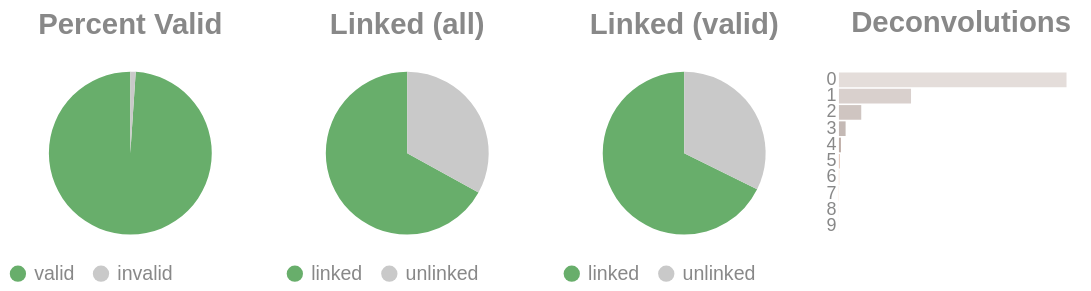

The cell this chart's notebook holds for it:
### Code cell
if SKIPLR:
    pass
else:
    clash = Counter()
    for i in valids['molecule'].to_list():
        _mol = i.split("-")
        if len(_mol) == 1:
            clash.update('0')
        else:
            clash.update(_mol[-1])

    _d = {"deconvolutions": [], 'count': []}
    for k,v in clash.items():
        _d['deconvolutions'].append(k)
        _d['count'].append(v)

    tot_valid = valids['reads'].sum()
    mask = valids['reads'] >= 2
    n_linked_reads = valids.filter(mask)['reads'].sum()
    if n_linked_reads == 0:
        print_html("No linked molecules (>=2 reads) were detected; skipping linked-only distributions.")
        SKIPLR = True
    else:
        perc_valid = round(tot_valid / n_reads, 4)
        linked_perc_abs = round(n_linked_reads / n_reads, 4)
        linked_perc = round(n_linked_reads / tot_valid, 4)

    _valid = pl.DataFrame({"valids": ['valid', 'invalid'], "count": [tot_valid, n_reads - tot_valid]})
    _linked_abs = pl.DataFrame({"linked (absolute)": ['linked', 'unlinked'], "count": [n_linked_reads, n_reads - n_linked_reads]})
    _linked_rel = pl.DataFrame({"linked (valids)": ['linked', 'unlinked'], "count": [n_linked_reads, tot_valid - n_linked_reads]})

    (
        alt.hconcat(
            piechart(_valid, goodval = 'valid', title = "Percent Valid"),
            piechart(_linked_abs, goodval = "linked", title =  "Linked (all)"),
            piechart(_linked_rel, goodval = "linked", title =  "Linked (valid)"),
            convolutionbar(pl.DataFrame(_d), title = "Deconvolutions"),
            center = True,
            bounds = 'flush'
        )
        .resolve_scale(color='independent')
        .resolve_legend('independent')
        .properties(usermeta={'embedOptions': {"actions": False}})
    ).display()

### Figure 1 — Vega-Lite specification as saved in the notebook (floating-point values rounded to 4 significant figures)
{"width": "container", "height": 400, "config": {"title": {"anchor": "start", "dy": -15, "fontSize": 18, "color": "#888888", "subtitleColor": "#888888", "subtitleFontSize": 14}, "arc": {"fill": "#0072B2"}, "axis": {"domainColor": "#888888", "domainWidth": 0.5, "gridWidth": 0.2, "grid": false, "titleFontWeight": 400, "titleFontSize": 15, "labelFontSize": 11, "labelColor": "#888888", "tickColor": "#888888", "tickWidth": 0.2, "titleColor": "#888888"}, "axisBand": {"grid": false}, "axisX": {"grid": true, "tickSize": 10, "domainCap": "round"}, "axisY": {"domain": false, "grid": true, "tickSize": 0, "domainCap": "round"}, "background": "transparent", "header": {"labelFontSize": 15, "labelColor": "#888888", "titleFontSize": 15, "titleFontWeight": 600, "titleColor": "#888888"}, "legend": {"labelFont": "sans-serif", "labelFontSize": 12, "labelColor": "#888888", "symbolSize": 100, "symbolType": "circle", "titleFontSize": 12, "titlePadding": 10, "titleColor": "#888888", "title": null}, "range": {"category": ["#E69F00", "#56B4E9", "#009E73", "#F0E442", "#0072B2", "#D55E00", "#CC79A7", "#000000"], "diverging": ["#cfe8f3", "#a2d4ec", "#73bfe2", "#46abdb", "#1696d2", "#12719e"]}, "area": {"fill": "#0072B2", "fillOpacity": 0.7, "line": true, "strokeOpacity": 0.7}, "line": {"color": "#0072B2", "stroke": "#0072B2", "strokeWidth": 2}, "trail": {"color": "#0072B2", "stroke": "#0072B2", "strokeWidth": 0, "size": 1}, "point": {"filled": true, "fillOpacity": 1.0, "size": 95}, "text": {"color": "#888888", "fontSize": 11, "align": "right", "fontWeight": 400, "size": 11}, "bar": {"fill": "#0072B2", "stroke": null}, "view": {"stroke": null, "continuousWidth": 660, "continuousHeight": 400}}, "hconcat": [{"data": {"name": "data-da2f4853abe10bfab743302ae577e471"}, "mark": {"type": "arc"}, "encoding": {"color": {"field": "valids", "legend": {"orient": "bottom", "title": null}, "scale": {"domain": ["valid", "invalid"], "range": ["#68ae6b", "#C9C9C9"]}, "title": "Valids", "type": "nominal"}, "theta": {"field": "count", "type": "quantitative"}, "tooltip": [{"field": "valids", "title": "Valids", "type": "ordinal"}, {"field": "percent", "format": ".2%", "title": "Percent", "type": "quantitative"}, {"field": "count", "title": "Count", "type": "quantitative"}]}, "height": 100, "title": {"text": "Percent Valid", "align": "center", "anchor": "middle"}, "transform": [{"calculate": "datum.count / 3202582", "as": "percent"}], "width": 150}, {"data": {"name": "data-37b6deeeb33a2f96cf6609d47ff6d0c2"}, "mark": {"type": "arc"}, "encoding": {"color": {"field": "linked (absolute)", "legend": {"orient": "bottom", "title": null}, "scale": {"domain": ["linked", "unlinked"], "range": ["#68ae6b", "#C9C9C9"]}, "title": "Linked (Absolute)", "type": "nominal"}, "theta": {"field": "count", "type": "quantitative"}, "tooltip": [{"field": "linked (absolute)", "title": "Linked (Absolute)", "type": "ordinal"}, {"field": "percent", "format": ".2%", "title": "Percent", "type": "quantitative"}, {"field": "count", "title": "Count", "type": "quantitative"}]}, "height": 100, "title": {"text": "Linked (all)", "align": "center", "anchor": "middle"}, "transform": [{"calculate": "datum.count / 3202582", "as": "percent"}], "width": 150}, {"data": {"name": "data-eba0525559ac027b8961fd1010e17c80"}, "mark": {"type": "arc"}, "encoding": {"color": {"field": "linked (valids)", "legend": {"orient": "bottom", "title": null}, "scale": {"domain": ["linked", "unlinked"], "range": ["#68ae6b", "#C9C9C9"]}, "title": "Linked (Valids)", "type": "nominal"}, "theta": {"field": "count", "type": "quantitative"}, "tooltip": [{"field": "linked (valids)", "title": "Linked (Valids)", "type": "ordinal"}, {"field": "percent", "format": ".2%", "title": "Percent", "type": "quantitative"}, {"field": "count", "title": "Count", "type": "quantitative"}]}, "height": 100, "title": {"text": "Linked (valid)", "align": "center", "anchor": "middle"}, "transform": [{"calculate": "datum.count / 3168730", "as": "percent"}], "width": 150}, {"data": {"name": "data-bbbdfd624889c4c98bfc960abeaf0bd9"}, "mark": {"type": "bar"}, "encoding": {"color": {"field": "deconvolutions", "legend": null, "scale": {"scheme": "lightgreyred"}, "type": "nominal"}, "tooltip": [{"field": "deconvolutions", "title": "Deconvolutions", "type": "ordinal"}, {"field": "percent", "format": ".2%", "title": "Percent", "type": "quantitative"}, {"field": "count", "title": "Count", "type": "quantitative"}], "x": {"axis": null, "field": "count", "type": "quantitative"}, "y": {"field": "deconvolutions", "sort": "ascending", "title": null, "type": "nominal"}}, "height": 100, "title": {"text": "Deconvolutions", "align": "center", "anchor": "middle"}, "transform": [{"calculate": "datum.count / 1627883", "as": "percent"}], "width": 150}], "bounds": "flush", "center": true, "resolve": {"legend": {"angle": "independent"}, "scale": {"color": "independent"}}, "usermeta": {"embedOptions": {"actions": false}}, "$schema": "https://vega.github.io/schema/vega-lite/v6.4.1.json", "datasets": {"data-da2f4853abe10bfab743302ae577e471": [{"valids": "valid", "count": 3168730}, {"valids": "invalid", "count": 33852}], "data-37b6deeeb33a2f96cf6609d47ff6d0c2": [{"linked (absolute)": "linked", "count": 2144074}, {"linked (absolute)": "unlinked", "count": 1058508}], "data-eba0525559ac027b8961fd1010e17c80": [{"linked (valids)": "linked", "count": 2144074}, {"linked (valids)": "unlinked", "count": 1024656}], "data-bbbdfd624889c4c98bfc960abeaf0bd9": [{"deconvolutions": "0", "count": 1117693}, {"deconvolutions": "1", "count": 354056}, {"deconvolutions": "2", "count": 109577}, {"deconvolutions": "3", "count": 32741}, {"deconvolutions": "4", "count": 9693}, {"deconvolutions": "5", "count": 2821}, {"deconvolutions": "6", "count": 854}, {"deconvolutions": "7", "count": 291}, {"deconvolutions": "8", "count": 110}, {"deconvolutions": "9", "count": 47}]}}
